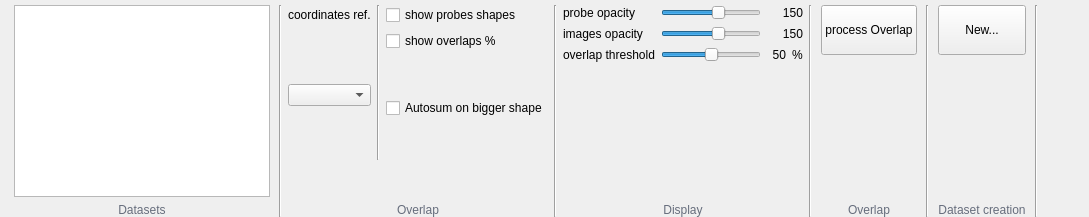
        <widget class="QWidget" name="tab_Multiviewer">
         <attribute name="title">
          <string>MultiViewer</string>
         </attribute>
         <layout class="QHBoxLayout" name="horizontalLayout_17">
          <property name="topMargin">
           <number>5</number>
          </property>
          <property name="bottomMargin">
           <number>0</number>
          </property>
          <item>
           <layout class="QGridLayout" name="gridLayout_40">
            <property name="leftMargin">
             <number>3</number>
            </property>
            <property name="topMargin">
             <number>0</number>
            </property>
            <property name="rightMargin">
             <number>3</number>
            </property>
            <item row="1" column="0" colspan="2">
             <widget class="QLabel" name="label_36">
              <property name="styleSheet">
               <string notr="true">QLabel{
color:rgb(102, 109, 124);
}</string>
              </property>
              <property name="text">
               <string>Datasets</string>
              </property>
              <property name="alignment">
               <set>Qt::AlignBottom|Qt::AlignHCenter</set>
              </property>
             </widget>
            </item>
            <item row="0" column="0" colspan="2">
             <widget class="QListWidget" name="list_available_datasets">
              <property name="font">
               <font>
                <pointsize>8</pointsize>
                <underline>false</underline>
                <strikeout>false</strikeout>
               </font>
              </property>
              <property name="dragDropMode">
               <enum>QAbstractItemView::InternalMove</enum>
              </property>
              <property name="selectionMode">
               <enum>QAbstractItemView::SingleSelection</enum>
              </property>
             </widget>
            </item>
           </layout>
          </item>
          <item>
           <widget class="Line" name="line_19">
            <property name="orientation">
             <enum>Qt::Vertical</enum>
            </property>
           </widget>
          </item>
          <item>
           <layout class="QGridLayout" name="gridLayout_41">
            <item row="0" column="0">
             <widget class="QLabel" name="label_44">
              <property name="text">
               <string>coordinates ref.</string>
              </property>
             </widget>
            </item>
            <item row="4" column="0" colspan="8">
             <widget class="QLabel" name="label_40">
              <property name="styleSheet">
               <string notr="true">QLabel{
color:rgb(102, 109, 124);
}</string>
              </property>
              <property name="text">
               <string>Overlap</string>
              </property>
              <property name="alignment">
               <set>Qt::AlignBottom|Qt::AlignHCenter</set>
              </property>
             </widget>
            </item>
            <item row="2" column="2" rowspan="2" colspan="6">
             <widget class="QCheckBox" name="checkBox_autoSumDatas">
              <property name="text">
               <string>Autosum on bigger shape</string>
              </property>
             </widget>
            </item>
            <item row="1" column="0" rowspan="3">
             <widget class="QComboBox" name="combo_referenceDataset"/>
            </item>
            <item row="0" column="1" rowspan="4">
             <widget class="Line" name="line_4">
              <property name="orientation">
               <enum>Qt::Vertical</enum>
              </property>
             </widget>
            </item>
            <item row="1" column="2" colspan="6">
             <widget class="QCheckBox" name="checkBox_2">
              <property name="text">
               <string>show overlaps %</string>
              </property>
             </widget>
            </item>
            <item row="0" column="2" colspan="6">
             <widget class="QCheckBox" name="checkBox">
              <property name="text">
               <string>show probes shapes</string>
              </property>
             </widget>
            </item>
           </layout>
          </item>
          <item>
           <widget class="Line" name="line_20">
            <property name="orientation">
             <enum>Qt::Vertical</enum>
            </property>
           </widget>
          </item>
          <item>
           <layout class="QGridLayout" name="gridLayout_44">
            <item row="2" column="3">
             <widget class="QLabel" name="label_overlapThreshold">
              <property name="minimumSize">
               <size>
                <width>19</width>
                <height>0</height>
               </size>
              </property>
              <property name="maximumSize">
               <size>
                <width>30</width>
                <height>16777215</height>
               </size>
              </property>
              <property name="text">
               <string>50</string>
              </property>
              <property name="alignment">
               <set>Qt::AlignRight|Qt::AlignTrailing|Qt::AlignVCenter</set>
              </property>
             </widget>
            </item>
            <item row="1" column="0">
             <widget class="QLabel" name="label_51">
              <property name="text">
               <string>images opacity</string>
              </property>
             </widget>
            </item>
            <item row="2" column="1" colspan="2">
             <widget class="QSlider" name="slider_overlapThreshold">
              <property name="minimumSize">
               <size>
                <width>100</width>
                <height>0</height>
               </size>
              </property>
              <property name="maximum">
               <number>100</number>
              </property>
              <property name="value">
               <number>50</number>
              </property>
              <property name="orientation">
               <enum>Qt::Horizontal</enum>
              </property>
             </widget>
            </item>
            <item row="1" column="1" colspan="2">
             <widget class="QSlider" name="slider_refsAlpha">
              <property name="minimumSize">
               <size>
                <width>100</width>
                <height>0</height>
               </size>
              </property>
              <property name="minimum">
               <number>0</number>
              </property>
              <property name="maximum">
               <number>255</number>
              </property>
              <property name="value">
               <number>150</number>
              </property>
              <property name="orientation">
               <enum>Qt::Horizontal</enum>
              </property>
             </widget>
            </item>
            <item row="2" column="0">
             <widget class="QLabel" name="label_50">
              <property name="text">
               <string>overlap threshold</string>
              </property>
             </widget>
            </item>
            <item row="2" column="4">
             <widget class="QLabel" name="label_52">
              <property name="text">
               <string>%</string>
              </property>
             </widget>
            </item>
            <item row="1" column="3" colspan="2">
             <widget class="QLabel" name="label_refsAlpha">
              <property name="minimumSize">
               <size>
                <width>30</width>
                <height>0</height>
               </size>
              </property>
              <property name="maximumSize">
               <size>
                <width>16777215</width>
                <height>16777215</height>
               </size>
              </property>
              <property name="text">
               <string>150</string>
              </property>
              <property name="alignment">
               <set>Qt::AlignRight|Qt::AlignTrailing|Qt::AlignVCenter</set>
              </property>
             </widget>
            </item>
            <item row="3" column="0" colspan="5">
             <widget class="QLabel" name="label_49">
              <property name="styleSheet">
               <string notr="true">QLabel{
color:rgb(102, 109, 124);
}</string>
              </property>
              <property name="text">
               <string>Display</string>
              </property>
              <property name="alignment">
               <set>Qt::AlignBottom|Qt::AlignHCenter</set>
              </property>
             </widget>
            </item>
            <item row="0" column="3" colspan="2">
             <widget class="QLabel" name="label_probeOverlapAlpha">
              <property name="minimumSize">
               <size>
                <width>30</width>
                <height>0</height>
               </size>
              </property>
              <property name="maximumSize">
               <size>
                <width>16777215</width>
                <height>16777215</height>
               </size>
              </property>
              <property name="text">
               <string>150</string>
              </property>
              <property name="alignment">
               <set>Qt::AlignRight|Qt::AlignTrailing|Qt::AlignVCenter</set>
              </property>
             </widget>
            </item>
            <item row="0" column="1" colspan="2">
             <widget class="QSlider" name="slider_probeOverlapAlpha">
              <property name="minimumSize">
               <size>
                <width>100</width>
                <height>0</height>
               </size>
              </property>
              <property name="minimum">
               <number>0</number>
              </property>
              <property name="maximum">
               <number>255</number>
              </property>
              <property name="value">
               <number>150</number>
              </property>
              <property name="orientation">
               <enum>Qt::Horizontal</enum>
              </property>
             </widget>
            </item>
            <item row="0" column="0">
             <widget class="QLabel" name="label_48">
              <property name="text">
               <string>probe opacity</string>
              </property>
             </widget>
            </item>
           </layout>
          </item>
          <item>
           <widget class="Line" name="line_16">
            <property name="orientation">
             <enum>Qt::Vertical</enum>
            </property>
           </widget>
          </item>
          <item>
           <layout class="QGridLayout" name="gridLayout_43">
            <property name="leftMargin">
             <number>3</number>
            </property>
            <property name="rightMargin">
             <number>3</number>
            </property>
            <item row="1" column="0" colspan="2">
             <widget class="QLabel" name="label_42">
              <property name="styleSheet">
               <string notr="true">QLabel{
color:rgb(102, 109, 124);
}</string>
              </property>
              <property name="text">
               <string>Overlap</string>
              </property>
              <property name="alignment">
               <set>Qt::AlignBottom|Qt::AlignHCenter</set>
              </property>
             </widget>
            </item>
            <item row="0" column="0" colspan="2">
             <widget class="QPushButton" name="pushButton_processOverlap">
              <property name="minimumSize">
               <size>
                <width>0</width>
                <height>50</height>
               </size>
              </property>
              <property name="text">
               <string>process Overlap</string>
              </property>
             </widget>
            </item>
           </layout>
          </item>
          <item>
           <widget class="Line" name="line_21">
            <property name="orientation">
             <enum>Qt::Vertical</enum>
            </property>
           </widget>
          </item>
          <item>
           <layout class="QGridLayout" name="gridLayout_48">
            <property name="leftMargin">
             <number>3</number>
            </property>
            <property name="rightMargin">
             <number>3</number>
            </property>
            <item row="1" column="0" colspan="2">
             <widget class="QLabel" name="label_59">
              <property name="styleSheet">
               <string notr="true">QLabel{
color:rgb(102, 109, 124);
}</string>
              </property>
              <property name="text">
               <string>Dataset creation</string>
              </property>
              <property name="alignment">
               <set>Qt::AlignBottom|Qt::AlignHCenter</set>
              </property>
             </widget>
            </item>
            <item row="0" column="0" colspan="2">
             <widget class="QPushButton" name="button_CreateDatasetFromOverlapMap">
              <property name="minimumSize">
               <size>
                <width>50</width>
                <height>50</height>
               </size>
              </property>
              <property name="text">
               <string>New...</string>
              </property>
             </widget>
            </item>
           </layout>
          </item>
          <item>
           <widget class="Line" name="line_22">
            <property name="orientation">
             <enum>Qt::Vertical</enum>
            </property>
           </widget>
          </item>
          <item>
           <spacer name="horizontalSpacer_10">
            <property name="orientation">
             <enum>Qt::Horizontal</enum>
            </property>
            <property name="sizeHint" stdset="0">
             <size>
              <width>40</width>
              <height>20</height>
             </size>
            </property>
           </spacer>
          </item>
         </layout>
        </widget>
